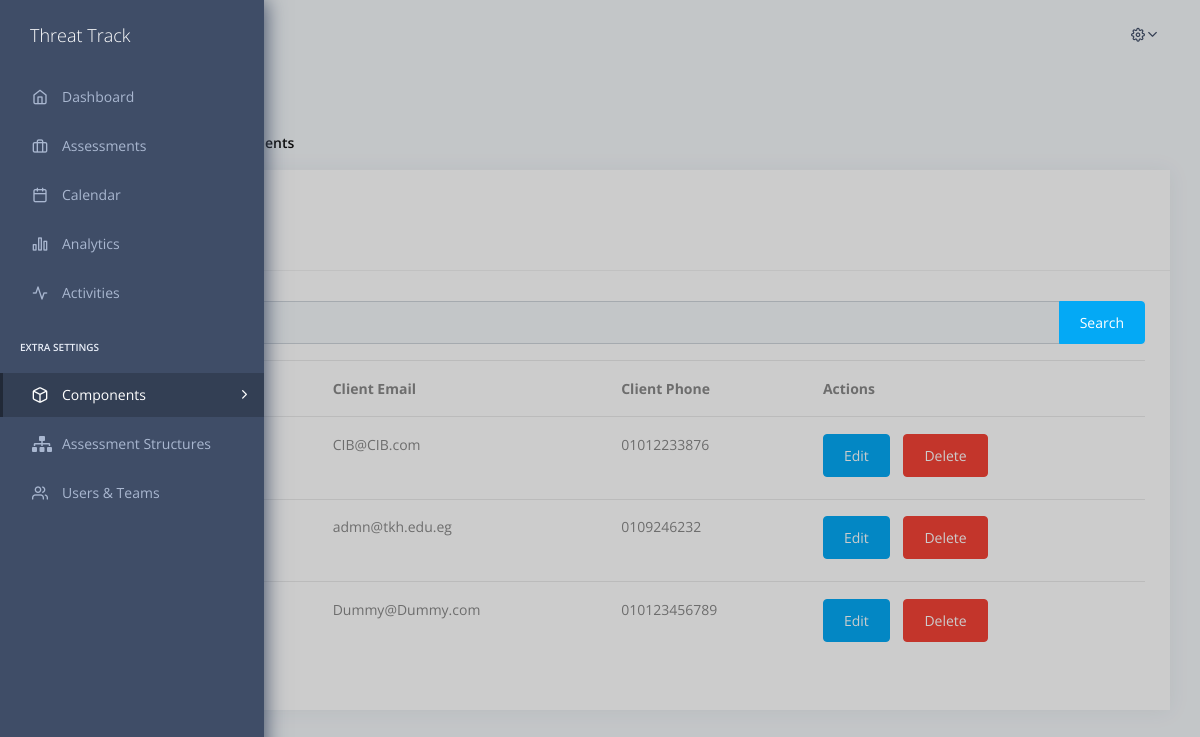
The app's page /components/clients (signed in) with its own data.
### components/models.py (models this page shows, shortened)
class Client(models.Model):
    name = models.CharField(max_length=255)
    phone_number = models.CharField(max_length=255)
    email = models.EmailField()
    logo = models.ImageField(upload_to='clients/logos/', null=True, blank=True)
    info = models.TextField(null=True, blank=True)

### Threat_Track/decorators.py (the view)
        @login_required
        def wrapped_view(request, *args, **kwargs):
            user_permissions = request.user.userprofile.role.permissions.values_list('name', flat=True)
            if not any(permission_name in user_permissions for permission_name in permission_names):
                raise PermissionDenied
            return view_func(request, *args, **kwargs)

### Threat_Track/context_processors.py (called while the page is built)
def active_side_bar(request):
    app = request.path.split("/")[1] # first word in the link
    header_pill = request.path.split("/")[-1] # last word in the link
    if app == 'home':
        try:
            app = request.path.split("/")[2]
        except:
            app = 'dashboard'
    return {"app" : app,
            "header_pill" : header_pill}

def user_permissions(request):
    if request.user.is_anonymous:
        return {"USER_PERMISSIONS": None}
    permissions = request.user.userprofile.role.permissions.values_list("name", flat=True)
    return {"USER_PERMISSIONS": permissions}

### components/views.py (called while the page is built)
@has_permission_required('r_clients')
def clients(request):
    query = request.GET.get('q')
    if query:
        client_list = Client.objects.filter(
            Q(name__icontains=query) |
            Q(email__icontains=query) |
            Q(phone_number__icontains=query)
        )
    else:
        client_list = Client.objects.all()
    paginator = Paginator(client_list, 10)  # Show 10 clients per page
    clients = paginator.get_page(request.GET.get('page'))
    return render(request, 'components/clients/client_all.html', {'clients': clients})

### templates/components/clients/client_all.html (shortened to what this page needs)
{% extends "base.html" %}
{% load static %}
{% block content %}
    <section class="pcoded-main-container">
        <div class="pcoded-wrapper">
            <div class="pcoded-content">
                <div class="pcoded-inner-content">
                    <div class="page-header">
                        <div class="page-block">
                            <div class="row align-items-center">
                                <div class="col-md-12">
                                    <div class="page-header-title">
                                        <h5 class="m-b-10">All Clients</h5>
                                    </div>
                                    <ul class="breadcrumb">
                                        <li class="breadcrumb-item"><a href="/home"></a></li>
                                        <li class="breadcrumb-item"><a href="javascript:">{{app|capfirst}}</a></li>
                                        <li class="breadcrumb-item"><a href="javascript:">{{header_pill}}</a></li>
                                    </ul>
                                </div>
                                </div>
                                <div class="col-md-12">
                                </div>
                            </div>
                        </div>
                    </div>
                    <div class="main-body">
                        <div class="page-wrapper">
                            <div class="row">
                                <div class="col-xl-12">
                                    <div class="card">
                                        <div class="card-header">
                                            <h5>Clients</h5>
                                            {% if 'w_clients' in USER_PERMISSIONS%}
                                            <code> <a href="{% url 'client_add' %}" class="nav-link ">Add new client</a> </code>
                                            {% endif %}
                                        </div>
                                        <div class="card-block table-border-style">
                                            <div class="table-responsive">
                                                <form method="GET" action="">
                                                    <div class="input-group mb-3">
                                                        <input type="text" name="q" class="form-control" placeholder="Search clients">
                                                        <div class="input-group-append">
                                                            <button class="btn btn-primary" type="submit">Search</button>
                                                        </div>
                                                    </div>
                                                </form>
                                                <table class="table table-hover">
                                                    <thead>
                                                        <tr>
                                                            <th>Client Name</th>
                                                            <th>Client Email</th>
                                                            <th>Client Phone</th>
                                                            {% if 'w_clients' in USER_PERMISSIONS%}
                                                            <th>Actions</th>
                                                            {% endif %}
                                                        </tr>
                                                    </thead>
                                                    <tbody>
                                                        {% for client in clients %}
                                                        <tr>
                                                            <td><a href="/components/clients/{{client.id}}"> {{ client.name }}</a> </td>
                                                            <td>{{ client.email }}</td>
                                                            <td>{{ client.phone_number }}</td>
                                                            {% if 'w_clients' in USER_PERMISSIONS%}
                                                            <td>
                                                                <a href="/components/clients/{{client.id}}" class="btn btn-primary">Edit</a>
                                                                <a href="#" onclick="confirmAndSubmitForm('{{ client.id }}');" class="btn btn-danger">Delete</a>
                                                            </td>
                                                            {% endif %}
                                                        </tr>
                                                    {% endfor %}
                                                    </tbody>
                                                </table>
                                            </div>
                                        </div>
                                    </div>
                                </div>
                            </div>
                        </div>
                    </div>
                </div>
            </div>
    </section>
{% endblock content %}

### records on screen
Client: email "CIB@CIB.com", phone_number "01012233876"
Client: email "admn@tkh.edu.eg", phone_number "0109246232"
Client: email "Dummy@Dummy.com", phone_number "010123456789"

### other values on screen
{{ header_pill }} "clients"
